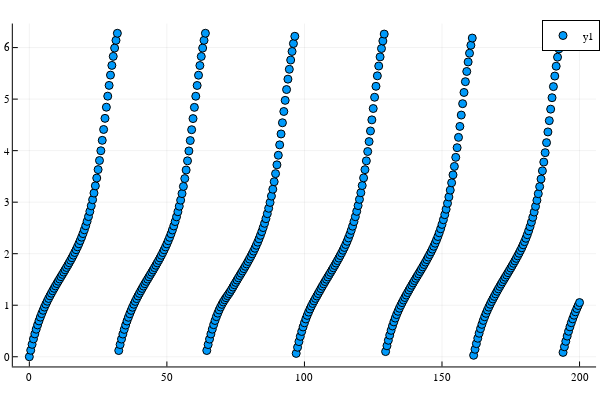

This figure's notebook cell:
### Code cell
scatter(sol.t, mod2pi.(vcat(sol.u...)))

### Figure 1 — Plotly figure (JSON) as saved in the notebook; plotly's stock layout.template omitted (floating-point values rounded to 4 significant figures; data arrays with more than 128 entries replaced by an {"elided": "..."} marker saying what was removed)
{"data": [{"colorbar": {"len": 0.9525, "title": "", "x": 0.9934, "y": 0.5139}, "legendgroup": "y1", "marker": {"color": "rgba(0, 154, 250, 1.000)", "line": {"color": "rgba(0, 0, 0, 1.000)", "width": 1}, "size": 8, "symbol": "circle"}, "mode": "markers", "name": "y1", "showlegend": true, "type": "scatter", "x": {"elided": "401 float values"}, "xaxis": "x", "y": {"elided": "401 float values"}, "yaxis": "y"}], "layout": {"annotations": [], "height": 400, "legend": {"bgcolor": "rgba(255, 255, 255, 1.000)", "bordercolor": "rgba(0, 0, 0, 1.000)", "borderwidth": 1, "font": {"color": "rgba(0, 0, 0, 1.000)", "family": "sans-serif", "size": 11}, "title": {"font": {"color": "rgba(0, 0, 0, 1.000)", "family": "sans-serif", "size": 15}, "text": ""}, "tracegroupgap": 0, "traceorder": "normal", "x": 1, "xanchor": "auto", "y": 1, "yanchor": "auto"}, "margin": {"b": 20, "l": 0, "r": 0, "t": 20}, "paper_bgcolor": "rgba(255, 255, 255, 1.000)", "plot_bgcolor": "rgba(255, 255, 255, 1.000)", "showlegend": true, "width": 600, "xaxis": {"anchor": "y", "domain": [0.02138, 0.9934], "gridcolor": "rgba(0, 0, 0, 0.100)", "gridwidth": 0.5, "linecolor": "rgba(0, 0, 0, 1.000)", "mirror": false, "range": [-6, 206], "showgrid": true, "showline": true, "showticklabels": true, "tickangle": 0, "tickcolor": "rgb(0, 0, 0)", "tickfont": {"color": "rgba(0, 0, 0, 1.000)", "family": "sans-serif", "size": 11}, "tickmode": "array", "ticks": "inside", "ticktext": ["0", "50", "100", "150", "200"], "tickvals": [0, 50, 100, 150, 200], "title": "", "titlefont": {"color": "rgba(0, 0, 0, 1.000)", "family": "sans-serif", "size": 15}, "type": "-", "visible": true, "zeroline": false, "zerolinecolor": "rgba(0, 0, 0, 1.000)"}, "yaxis": {"anchor": "x", "domain": [0.03762, 0.9902], "gridcolor": "rgba(0, 0, 0, 0.100)", "gridwidth": 0.5, "linecolor": "rgba(0, 0, 0, 1.000)", "mirror": false, "range": [-0.1883, 6.467], "showgrid": true, "showline": true, "showticklabels": true, "tickangle": 0, "tickcolor": "rgb(0, 0, 0)", "tickfont": {"color": "rgba(0, 0, 0, 1.000)", "family": "sans-serif", "size": 11}, "tickmode": "array", "ticks": "inside", "ticktext": ["0", "1", "2", "3", "4", "5", "6"], "tickvals": [0, 1, 2, 3, 4, 5, 6], "title": "", "titlefont": {"color": "rgba(0, 0, 0, 1.000)", "family": "sans-serif", "size": 15}, "type": "-", "visible": true, "zeroline": false, "zerolinecolor": "rgba(0, 0, 0, 1.000)"}}}
